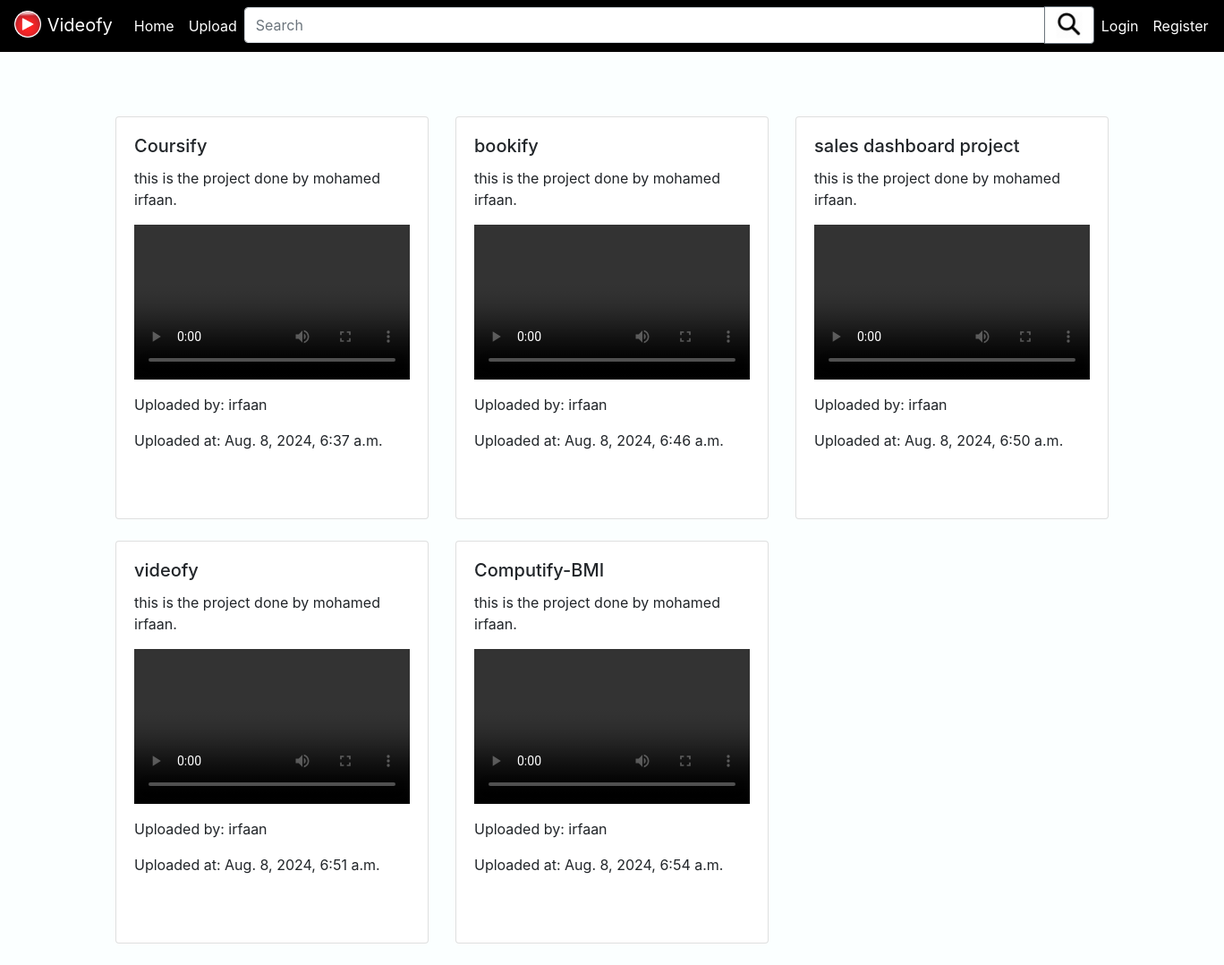
The page / on the database its author committed.
### videos/models.py (models this page shows, shortened)
class Video(models.Model):
    title = models.CharField(max_length=200)
    description = models.TextField()
    video_file = models.FileField(upload_to='Videos/', blank=True, null=True)
    uploaded_by = models.ForeignKey(User, on_delete=models.CASCADE)
    uploaded_at = models.DateTimeField(auto_now_add=True)

### videos/views.py (the view)
# urls.py: path('', views.video_list, name='video_list'),
def video_list(request):
    query = request.GET.get('q')
    if query:
        videos = Video.objects.filter(
            Q(title__icontains=query) | Q(description__icontains=query) | Q(uploaded_by__username__icontains=query)
        )
    else:
        videos = Video.objects.all()
    return render(request, 'video_list.html', {'videos': videos})

### templates/video_list.html (shortened to what this page needs)
{% extends 'base.html' %}
{% block content %}
    <br/>
    <br/>
    <br/>
    <div class="row">
        {% for video in videos %}
            <div class="col-md-4">
                <div class="card mb-4">
                    <div class="card-body d-flex flex-column">
                        <h5 class="card-title">{{ video.title }}</h5>
                        <p class="card-text">{{ video.description }}</p>
                        <div class="embed-responsive embed-responsive-16by9 mb-2">
                                <video class="embed-responsive-item" controls>
                                    <source src="{{ video.video_file.url }}" type="video/mp4">
                                </video>
                        </div>
                        <p class="mt-2">Uploaded by: {{ video.uploaded_by.username }}</p>
                        <p>Uploaded at: {{ video.uploaded_at }}</p>
                    </div>
                </div>
            </div>
        {% endfor %}
    </div>
{% endblock %}

### templates/base.html (shortened to what this page needs)
{% load static %}
<!DOCTYPE html>
<html lang="en">
<head>
    <link href="https://maxcdn.bootstrapcdn.com/bootstrap/4.5.2/css/bootstrap.min.css" rel="stylesheet">
</head>
<body style="background-color: rgb(251, 255, 255);">
    {% load static %}
    <nav class="navbar navbar-expand-lg " style="background-color: black;">
        <a href="{% url 'video_list' %}" class="navbar-brand" style="text-decoration: none; color: #ffffff;">
            <img src="{% static 'images/video-3.png' %}" style="height: 35px; width: 30px; object-fit: contain; display: inline-block; margin-right: 1px;margin-top:-5px;background-color: black;" alt="Videofy Logo">
            Videofy
        </a>
        <div class="collapse navbar-collapse" id="navbarNav">
            <ul class="navbar-nav mr-auto">
                <li class="nav-item">
                    <a class="nav-link" style="text-decoration: none; color: #ffffff;" href="{% url 'video_list' %}">Home</a>
                </li>
                <li class="nav-item">
                    <a class="nav-link" style="text-decoration: none; color: #ffffff;" href="{% url 'upload_video' %}">Upload</a>
                </li>
            </ul>
            <form class="form-inline my-1 my-lg-0" method="get" action="{% url 'video_list' %}">
                <div class="input-group" style="width: 950px;">
                    <input class="form-control  border-2" type="search" placeholder="Search" aria-label="Search" name="q" style="height:40px;margin-top: -1px;">
                    <div class="input-group-append">
                        <button class="btn btn-outline-secondary border-2" type="submit" style="background-color: #ffffff; height: 42px;margin-top: -2px;">
                            <img src="{% static 'images/icon-4.png' %}" style="height: 30px; width: 30px; object-fit: cover; display: block;align-items: center;align-content: center; background-color: #ffffff; padding: 0px;margin-top: -1px;color: aliceblue;" alt="icon">
                        </button>
                    </div>
                </div>
            </form>
            <ul class="navbar-nav ml-auto">
                {% if user.is_authenticated %}
                    <li class="nav-item">
                        <a class="nav-link"  style="text-decoration: none; color: #ffffff;margin-top:-5px;" href="#">Welcome, {{ user.username }}</a>
                    </li>
                    <li class="nav-item">
                        <a class="nav-link" style="text-decoration: none; color: #ffffff;margin-top: -5px;" href="{% url 'logout' %}">Logout</a>
                    </li>
                {% else %}
                    <li class="nav-item">
                        <a class="nav-link" style="text-decoration: none; color: #ffffff;" href="{% url 'login' %}">Login</a>
                    </li>
                    <li class="nav-item">
                        <a class="nav-link" style="text-decoration: none; color: #ffffff;" href="{% url 'register' %}">Register</a>
                    </li>
                {% endif %}
            </ul>
        </div>
    </nav>
    <div class="container">
        {% block content %}{% endblock %}
    </div>
</body>
</html>

### templates/video_list.html (style rules this page uses)
.card { height: 450px; display: flex; flex-direction: column; justify-content: space-between; }
.embed-responsive-16by9 { position: relative; padding-bottom: 56.25%; height: 0; overflow: hidden; }
.embed-responsive-16by9 .embed-responsive-item { position: absolute; top: 0; left: 0; bottom: 0; right: 0; width: 100%; height: 100%; border: 0; }

### rows shown on the page
Video: title "Coursify", description "this is the project done by mohamed irfaan.", uploaded_by.username "irfaan", uploaded_at "Aug. 8, 2024, 6:37 a.m."
Video: title "bookify", description "this is the project done by mohamed irfaan.", uploaded_by.username "irfaan", uploaded_at "Aug. 8, 2024, 6:46 a.m."
Video: title "sales dashboard project", description "this is the project done by mohamed irfaan.", uploaded_by.username "irfaan", uploaded_at "Aug. 8, 2024, 6:50 a.m."
Video: title "videofy", description "this is the project done by mohamed irfaan.", uploaded_by.username "irfaan", uploaded_at "Aug. 8, 2024, 6:51 a.m."
Video: title "Computify-BMI", description "this is the project done by mohamed irfaan.", uploaded_by.username "irfaan", uploaded_at "Aug. 8, 2024, 6:54 a.m."
